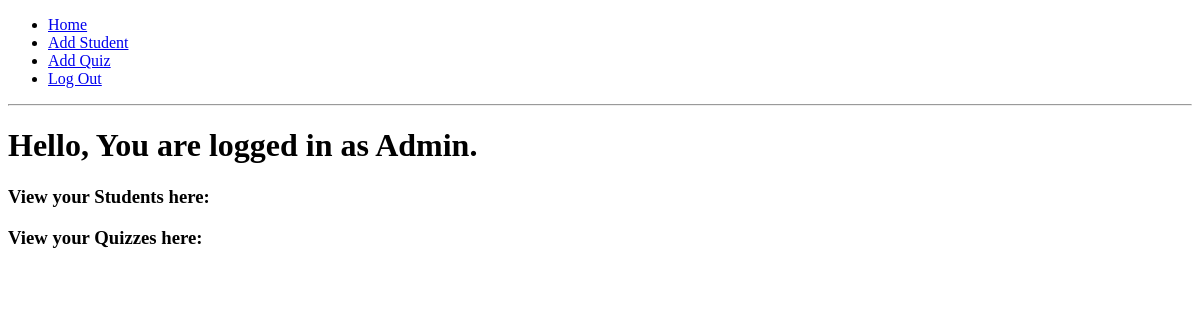
Before: /index (signed in) with the older database file.
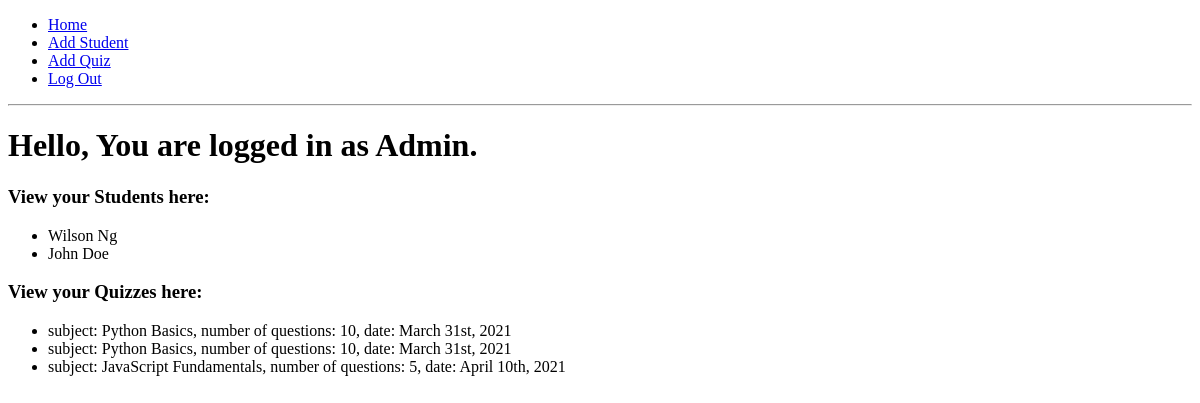
After: the same page with the newer database file.
### app/models.py (models this page shows, shortened)
class User(UserMixin, db.Model):
    id = db.Column(db.Integer, primary_key=True)
    username = db.Column(db.String(64), index=True, unique=True)
    password_hash = db.Column(db.String(128))

class Student(db.Model):
    id = db.Column(db.Integer, primary_key=True)
    first_name = db.Column(db.String(64), index=True)
    last_name = db.Column(db.String(64), index=True)
    results = db.relationship("Result", backref="student", lazy="dynamic")

class Quiz(db.Model):
    id = db.Column(db.Integer, primary_key=True)
    subject = db.Column(db.String(32), index=True)
    num_of_questions = db.Column(db.Integer)
    date = db.Column(db.String(64))
    results = db.relationship("Result", backref="quiz", lazy="dynamic")

### app/routes.py (the view)
@app.route("/index")
@login_required
def index():
    students = Student.query.all()
    quizzes = Quiz.query.all()
    return render_template("index.html", title="Home", students=students, quizzes=quizzes)

### app/models.py (called while the page is built)
@login.user_loader
def load_user(id):
    return User.query.get(int(id))

### app/templates/index.html (shortened to what this page needs)
{% extends "base.html" %}
{% block content %}
    <h1>Hello, You are logged in as {{ current_user.username }}. </h1>
    <div>
        <h3>View your Students here:</h3>
        <ul>
        {% for student in students %}
            <li>{{ student.first_name }} {{ student.last_name }}</li>
        {% endfor %}
        </ul>
    <div>
    <div>
        <h3>View your Quizzes here:</h3>
        <ul>
        {% for quiz in quizzes %}
            <li>subject: {{ quiz.subject }}, number of questions: {{ quiz.num_of_questions }}, date: {{ quiz.date }}</li>
        {% endfor %}
        </ul>
{% endblock %}

### app/templates/base.html (shortened to what this page needs)
<!DOCTYPE html>
<html>
    <head>
        <link rel="stylesheet" href="">
    </head>
    <body>
        <div>
            <ul>
                <li><a href="{{ url_for("index") }}">Home</a></li>
                {% if current_user.is_anonymous %}
                <li><a href="{{ url_for("login") }}">Login</a></li>
                {% else %}
                <li><a href="{{ url_for("add_student") }}">Add Student</a></li>
                <li><a href="{{ url_for("add_quiz") }}">Add Quiz</a></li>
                <li><a href="{{ url_for("logout") }}">Log Out</a></li>
                {% endif %}
            </ul>
        </div>
        <hr>
        {% block content %}{% endblock %}
    </body>
</html>

Changed rows visible on the page:
added Student: first_name "Wilson", last_name "Ng"
added Student: first_name "John", last_name "Doe"
added Quiz: subject "Python Basics", num_of_questions "10", date "March 31st, 2021"
added Quiz: subject "Python Basics", num_of_questions "10", date "March 31st, 2021"
added Quiz: subject "JavaScript Fundamentals", num_of_questions "5", date "April 10th, 2021"
